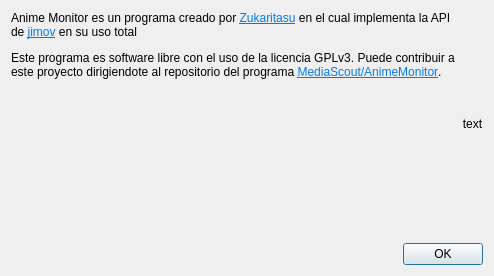
<?xml version="1.0" encoding="UTF-8"?>
<ui version="4.0">
 <class>AboutAppDialog</class>
 <widget class="QDialog" name="AboutAppDialog">
  <property name="geometry">
   <rect>
    <x>0</x>
    <y>0</y>
    <width>494</width>
    <height>276</height>
   </rect>
  </property>
  <property name="windowTitle">
   <string>Dialog</string>
  </property>
  <property name="styleSheet">
   <string notr="true"/>
  </property>
  <layout class="QVBoxLayout" name="verticalLayout_4">
   <item>
    <layout class="QVBoxLayout" name="verticalLayout_3">
     <item>
      <layout class="QHBoxLayout" name="horizontalLayout">
       <item>
        <layout class="QVBoxLayout" name="verticalLayout">
         <item>
          <widget class="QLabel" name="about_label_description">
           <property name="minimumSize">
            <size>
             <width>0</width>
             <height>0</height>
            </size>
           </property>
           <property name="font">
            <font>
             <family>Segoe UI</family>
             <pointsize>9</pointsize>
            </font>
           </property>
           <property name="styleSheet">
            <string notr="true"/>
           </property>
           <property name="text">
            <string>&lt;html&gt;&lt;head/&gt;&lt;body&gt;&lt;p&gt;Anime Monitor es un programa creado por &lt;a href=&quot;https://github.com/Zukaritasu&quot;&gt;&lt;span style=&quot; text-decoration: underline; color:#007af4;&quot;&gt;Zukaritasu&lt;/span&gt;&lt;/a&gt; en el cual implementa la API de &lt;a href=&quot;https://github.com/koikiss-dev/jimov_api&quot;&gt;&lt;span style=&quot; text-decoration: underline; color:#007af4;&quot;&gt;jimov&lt;/span&gt;&lt;/a&gt; en su uso total&lt;/p&gt;&lt;p&gt;Este programa es software libre con el uso de la licencia GPLv3. Puede contribuir a este proyecto dirigiendote al repositorio del programa &lt;a href=&quot;https://github.com/MediaScout/AnimeMonitor&quot;&gt;&lt;span style=&quot; text-decoration: underline; color:#007af4;&quot;&gt;MediaScout/AnimeMonitor&lt;/span&gt;&lt;/a&gt;.&lt;/p&gt;&lt;/body&gt;&lt;/html&gt;</string>
           </property>
           <property name="alignment">
            <set>Qt::AlignLeading|Qt::AlignLeft|Qt::AlignTop</set>
           </property>
           <property name="wordWrap">
            <bool>true</bool>
           </property>
           <property name="textInteractionFlags">
            <set>Qt::LinksAccessibleByKeyboard|Qt::LinksAccessibleByMouse</set>
           </property>
          </widget>
         </item>
         <item>
          <spacer name="horizontalSpacer_2">
           <property name="orientation">
            <enum>Qt::Horizontal</enum>
           </property>
           <property name="sizeHint" stdset="0">
            <size>
             <width>40</width>
             <height>20</height>
            </size>
           </property>
          </spacer>
         </item>
        </layout>
       </item>
       <item>
        <layout class="QVBoxLayout" name="verticalLayout_2">
         <item>
          <widget class="QLabel" name="label_about_image">
           <property name="text">
            <string>text</string>
           </property>
           <property name="scaledContents">
            <bool>false</bool>
           </property>
           <property name="alignment">
            <set>Qt::AlignCenter</set>
           </property>
          </widget>
         </item>
        </layout>
       </item>
      </layout>
     </item>
     <item>
      <widget class="QDialogButtonBox" name="buttonBox">
       <property name="orientation">
        <enum>Qt::Horizontal</enum>
       </property>
       <property name="standardButtons">
        <set>QDialogButtonBox::Ok</set>
       </property>
      </widget>
     </item>
    </layout>
   </item>
  </layout>
 </widget>
 <resources/>
 <connections>
  <connection>
   <sender>buttonBox</sender>
   <signal>accepted()</signal>
   <receiver>AboutAppDialog</receiver>
   <slot>accept()</slot>
   <hints>
    <hint type="sourcelabel">
     <x>248</x>
     <y>254</y>
    </hint>
    <hint type="destinationlabel">
     <x>157</x>
     <y>274</y>
    </hint>
   </hints>
  </connection>
  <connection>
   <sender>buttonBox</sender>
   <signal>rejected()</signal>
   <receiver>AboutAppDialog</receiver>
   <slot>reject()</slot>
   <hints>
    <hint type="sourcelabel">
     <x>316</x>
     <y>260</y>
    </hint>
    <hint type="destinationlabel">
     <x>286</x>
     <y>274</y>
    </hint>
   </hints>
  </connection>
 </connections>
</ui>
